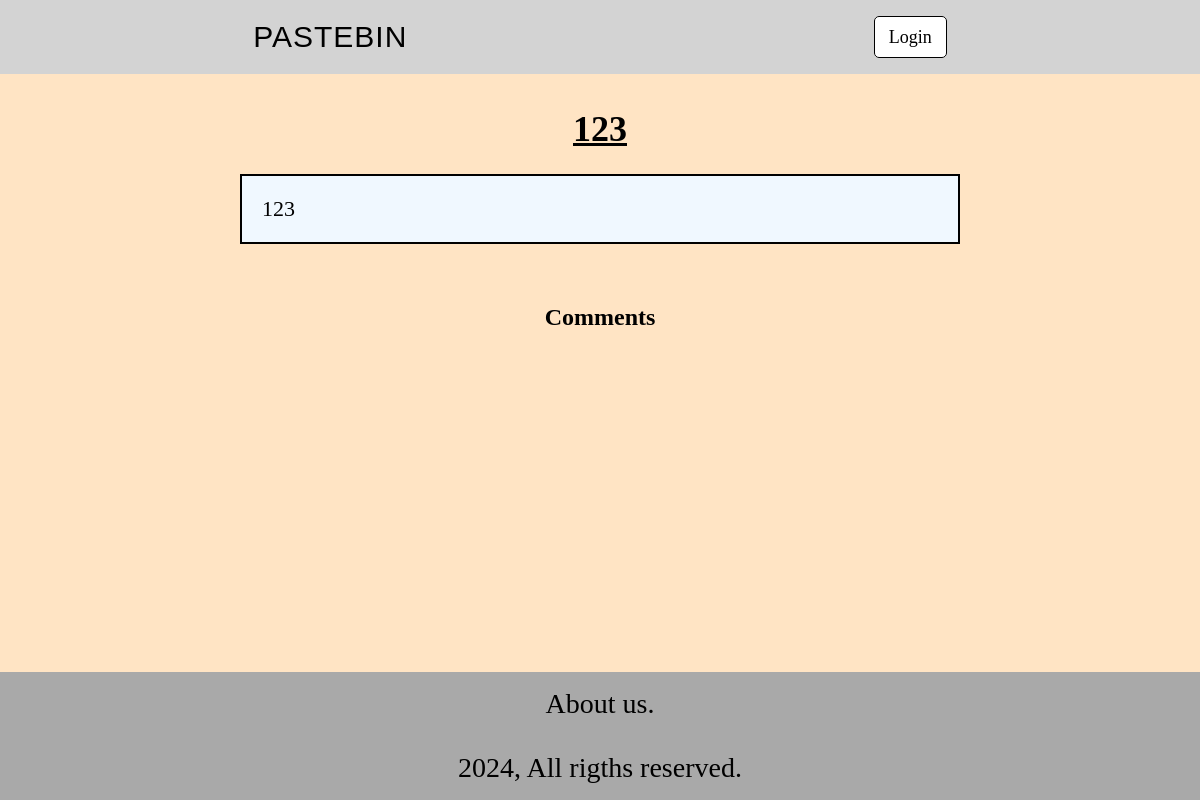
The app's page /bin_page/3/, older data.
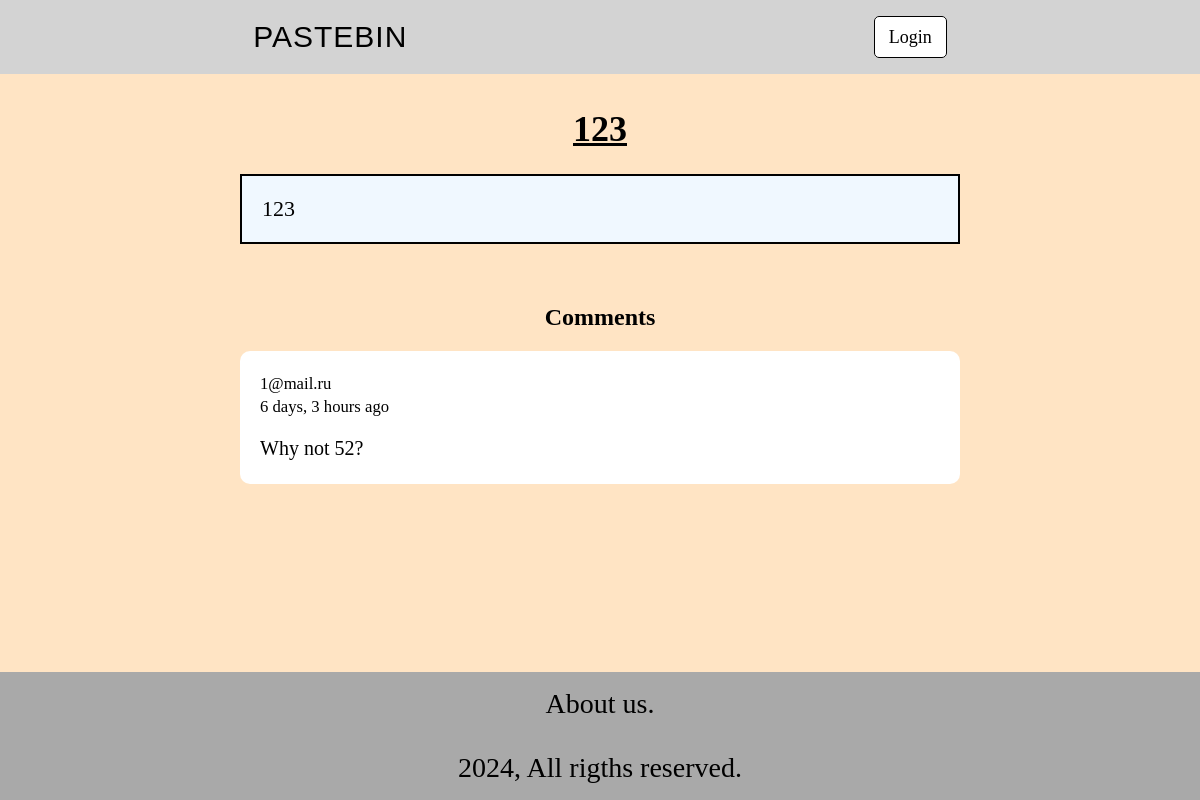
The same page, newer data.
### app/models.py (models this page shows)
class Comment(models.Model):
    user = models.ForeignKey(User, on_delete = models.CASCADE)
    updated = models.DateTimeField(auto_now=True)
    created = models.DateTimeField(auto_now_add=True)
    bin = models.ForeignKey(Bin, on_delete = models.CASCADE)
    body = models.TextField()
    def __str__(self):
        if len(self.body) > 50:
            return f'{self.body[0:50]}...'
        else:
            return self.body

class User(AbstractUser):
    username = models.CharField(max_length = 200, blank = False)
    email = models.EmailField(unique = True, null = True)
    bio = models.TextField(blank = True, default = '')
    USERNAME_FIELD = 'email'
    REQUIRED_FIELDS = ['username']

### app/views.py (the view, shortened to what this page needs)
# urls.py: path('bin_page/<str:pk>/', views.bin_page, name = 'bin'),
def bin_page(request, pk):
    bin = Bin.objects.get(id = pk)
    comments = bin.comment_set.all().order_by('-created')
    context = {'bin':bin, 'comments':comments}
    return render(request, 'app/bin-page.html', context)

### app/templates/app/bin-page.html (shortened to what this page needs)
{% extends 'base.html' %}
{% block content %}
<div class="bin-wrapper">
    <h1>{{bin.name}}</h1>
    <p>{{bin.description}}</p>
</div>
<div class="comment-wrapper">
    <h2>Comments</h2>
    {% for comment in comments %}
    <div class="comment">
        <div class="bin-extra">
            <div>
                <small>{{comment.user}}</small><br/>
                <small>{{comment.created|timesince}} ago</small>
            </div>
        </div>
        <div style="overflow-wrap: break-word;">
            <p>{{comment.body}}</p>
        </div>
    </div>
    {% endfor %}
</div>
{% endblock %}

Row changes from the older to the newer data that the page shows:
added Comment: user "1@mail.ru", created "6 days, 3 hours", body "Why not 52?"
